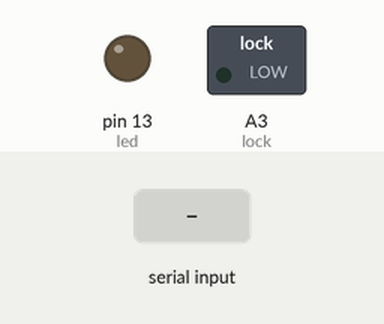
Simulated run of this sketch. Board: Arduino Uno, built with avr-gcc and run on an emulated ATmega328P. Parts: switched loads named in the sketch (green lamp = pin HIGH), output pins drawn as LEDs (lit = HIGH). Inputs (shaded band) come from the test bench.

Above: at 1.2 s.
1.3 s: "y" received over Serial
At 1.6 s:
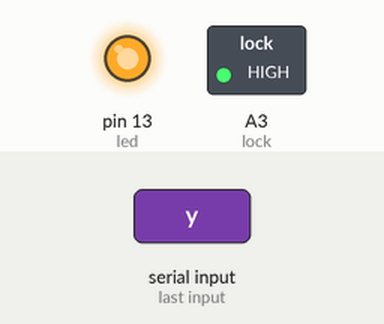
2.8 s: "n" received over Serial
At 4.0 s:
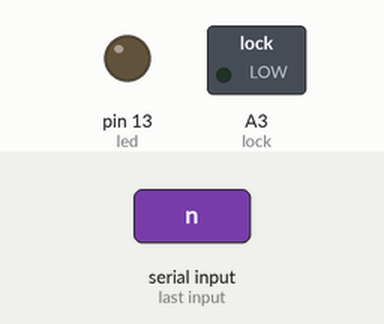
Timing chart, 0 to 5.8 s (numbered marks = the images above; inputs shaded):
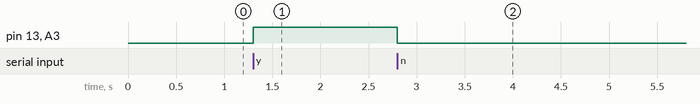

The sketch:

face_detect2.ino
```cpp
int led = 13;
int entry = 0;
int lock = A3;


void setup() {
  Serial.begin(9600);
  pinMode(led,OUTPUT);
  pinMode(lock,OUTPUT);

}

void loop() {

  if(Serial.available()>0)
  {
    entry = Serial.read();
    if(entry=='y')
    {
      digitalWrite(led,HIGH);
      digitalWrite(lock,HIGH);

    }
    else if(entry=='n')
    {
      digitalWrite(led,LOW);
      digitalWrite(lock,LOW);
    }
  }


}
```

Measured:
- after the input at 1.3 s, pin 13 (led), A3 (lock): LOW → HIGH at once
- after the input at 2.8 s, pin 13 (led), A3 (lock): HIGH → LOW at once
